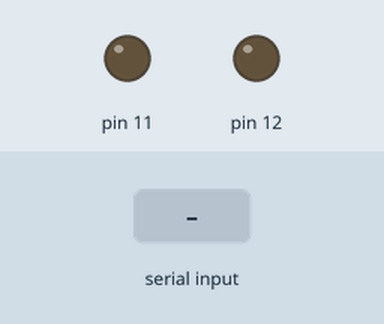
Recording of a sketch running on a simulated Arduino Mega 2560, built with avr-gcc and run on an emulated ATmega2560. On the bench: output pins drawn as LEDs (lit = HIGH). Inputs (shaded band) come from the test bench.

Above: at 1.2 s.
1.3 s: "1" received over the second serial link
At 2.3 s:
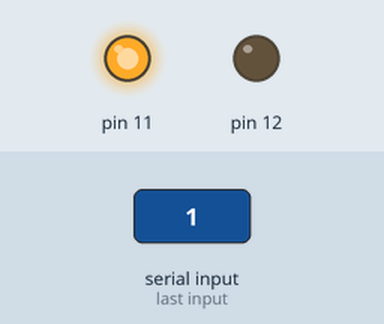
Timing chart, 0 to 4.3 s (numbered marks = the images above; inputs shaded):
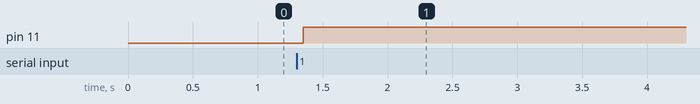

The sketch:

Mega.ino
```cpp
void setup() {
  pinMode(11, OUTPUT);
  pinMode(12, OUTPUT);
  // put your setup code here, to run once:
  Serial.begin(115200);
  Serial3.begin(115200);
  Serial2.begin(9600);
  Serial3.setTimeout(50);
}
String recebi;
void loop() {
  // put your main code here, to run repeatedly:
  if (Serial3.available() > 0) {
    //Leitura de um byte.
    recebi = Serial3.readString();
    //Imprima o mesmo dado pela porta usb.
    if(recebi == "on\r\n"){
      digitalWrite(12, HIGH);
      digitalWrite(11, LOW);
      Serial2.println("Ligado");
      }else{
        digitalWrite(12, LOW);
        digitalWrite(11, HIGH);
        Serial2.println("Desligado");
        }
     delay(1000);
  }
}
```

Measured:
- after the input at 1.3 s, pin 11: LOW → HIGH after 0.05 s
